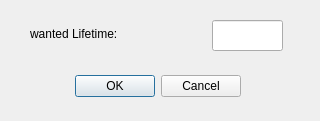
<?xml version="1.0" encoding="UTF-8"?>
<ui version="4.0">
 <class>Dialog</class>
 <widget class="QDialog" name="Dialog">
  <property name="geometry">
   <rect>
    <x>0</x>
    <y>0</y>
    <width>320</width>
    <height>121</height>
   </rect>
  </property>
  <property name="windowTitle">
   <string>Dialog</string>
  </property>
  <widget class="QDialogButtonBox" name="buttonBox">
   <property name="geometry">
    <rect>
     <x>50</x>
     <y>70</y>
     <width>191</width>
     <height>32</height>
    </rect>
   </property>
   <property name="orientation">
    <enum>Qt::Horizontal</enum>
   </property>
   <property name="standardButtons">
    <set>QDialogButtonBox::Cancel|QDialogButtonBox::Ok</set>
   </property>
  </widget>
  <widget class="QLineEdit" name="lineEdit">
   <property name="geometry">
    <rect>
     <x>212</x>
     <y>20</y>
     <width>71</width>
     <height>31</height>
    </rect>
   </property>
  </widget>
  <widget class="QLabel" name="label">
   <property name="geometry">
    <rect>
     <x>30</x>
     <y>18</y>
     <width>181</width>
     <height>31</height>
    </rect>
   </property>
   <property name="text">
    <string>wanted Lifetime:</string>
   </property>
  </widget>
 </widget>
 <resources/>
 <connections>
  <connection>
   <sender>buttonBox</sender>
   <signal>accepted()</signal>
   <receiver>Dialog</receiver>
   <slot>accept()</slot>
   <hints>
    <hint type="sourcelabel">
     <x>248</x>
     <y>254</y>
    </hint>
    <hint type="destinationlabel">
     <x>157</x>
     <y>274</y>
    </hint>
   </hints>
  </connection>
  <connection>
   <sender>buttonBox</sender>
   <signal>rejected()</signal>
   <receiver>Dialog</receiver>
   <slot>reject()</slot>
   <hints>
    <hint type="sourcelabel">
     <x>316</x>
     <y>260</y>
    </hint>
    <hint type="destinationlabel">
     <x>286</x>
     <y>274</y>
    </hint>
   </hints>
  </connection>
 </connections>
</ui>
